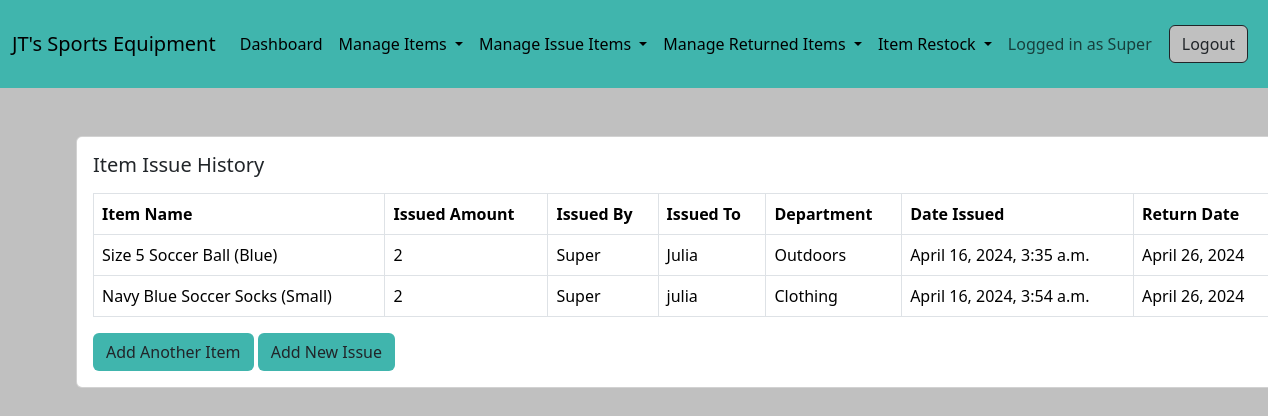
The app's page /store/issue-history/ (signed in) with its own data.
### store/models.py (models this page shows, shortened)
class ItemIssue(models.Model):
    department_choices = (
        ('Clothing','Clothing'),
        ('Food','Food'),
        ('Home','Home'),
        ('Outdoors','Outdoors'),
        ('Pet','Pet'),
        ('Security','Security'),
        ('Sports','Sports'),
        ('Tech','Tech'),
        ('Arts n Crafts','Arts n Crafts')
    )
    item = models.ForeignKey(Item, on_delete=models.CASCADE)
    amount = models.PositiveBigIntegerField()
    issued_by = models.ForeignKey(User, on_delete=models.CASCADE)
    issued_to = models.CharField(max_length=100)
    department = models.CharField(max_length=100, choices= department_choices)
    date_issued = models.DateTimeField(auto_now_add = True)
    date_return = models.DateField()

class Item(models.Model):
    item_name = models.CharField(max_length=100)
    item_amount = models.PositiveBigIntegerField()
    creator = models.ForeignKey(User, on_delete=models.CASCADE)
    date_created = models.DateTimeField(auto_now_add=True)
    original_amount = models.PositiveBigIntegerField(null=True, blank=True)
    def __str__(self):
        return self.item_name

### store/views.py (the view)
# urls.py: path('issue-history/', views.issue_history, name='issue-history'),
def issue_history(request):
    items = ItemIssue.objects.all().order_by('issued_by')
    context = {'items':items}
    return render(request, 'store/issue_history.html', context)

### templates/store/issue_history.html
{% extends 'base.html' %}
{% block content %}
<div class="card mx-auto" style="width: 76rem;" style="background-color:#C0C0C0;">
    <div class="card-body">
        <h5 class="card-title mb-3">Item Issue History </h5>
        <table class="table table-bordered">
            <thead>
                <tr>
                    <th scope="col">Item Name</th>
                    <th scope="col">Issued Amount</th>
                    <th scope="col">Issued By</th>
                    <th scope="col">Issued To</th>
                    <th scope="col">Department</th>
                    <th scope="col">Date Issued</th>
                    <th scope="col">Return Date</th>
                </tr>
            </thead>
            <tbody>
                {% for item in items%}
                <tr>
                    <td>{{item.item}}</td>
                    <td>{{item.amount}}</td>
                    <td>{{item.issued_by}}</td>
                    <td>{{item.issued_to}}</td>
                    <td>{{item.department}}</td>
                    <td>{{item.date_issued}}</td>
                    <td>{{item.date_return}}</td>
                </tr>
                {% endfor %}
            </tbody>
        </table>
    <a href="{% url 'add-item' %}" class="btn" style="background-color:#40B5AD" role="button">Add Another Item</a>
    <a href="{% url 'issue-item' %}" class="btn" style="background-color:#40B5AD" role="button">Add New Issue</a>
    </div>
</div>
{% endblock content %}

### templates/base.html (shortened to what this page needs)
<!doctype html>
<html lang="en">
<head>
    <link href="https://cdn.jsdelivr.net/npm/bootstrap@5.3.3/dist/css/bootstrap.min.css"
        rel="stylesheet">
</head>
<body style="background-color: #C0C0C0">
    <nav class="navbar navbar-light navbar-expand-lg py-4" style="background-color: #40B5AD;">
        <div class="container-fluid">
          <a class="navbar-brand" href="#">JT's Sports Equipment</a>
          <div class="collapse navbar-collapse" id="navbarSupportedContent">
            <ul class="navbar-nav me-auto mb-2 mb-lg-0">
              <li class="nav-item">
                <a class="nav-link active" aria-current="page" href="{% url 'dashboard' %}">Dashboard</a>
              </li>
              <li class="nav-item dropdown">
                <a class="nav-link dropdown-toggle active" href="#" role="button" data-bs-toggle="dropdown" aria-expanded="false">
                  Manage Items
                </a>
              </li>
              <li class="nav-item dropdown">
                <a class="nav-link dropdown-toggle active" href="#" role="button" data-bs-toggle="dropdown" aria-expanded="false">
                  Manage Issue Items
                </a>
              </li>
              <li class="nav-item dropdown">
                <a class="nav-link dropdown-toggle active" href="#" role="button" data-bs-toggle="dropdown" aria-expanded="false">
                  Manage Returned Items
                </a>
              </li>
              <li class="nav-item dropdown">
                <a class="nav-link dropdown-toggle active" href="#" role="button" data-bs-toggle="dropdown" aria-expanded="false">
                  Item Restock
                </a>
              </li>
              <li class="nav-item">
                <a class="nav-link" href='#'>Logged in as {{request.user.username}}</a>
              </li>
            </ul>
            <a href="{% url 'logout' %}" class="btn me-2 btn-md active" style="background-color:#C0C0C0">Logout</a>
          </div>
        </div>
    </nav>
    <div class="container mt-5">
        {% block content %}
        {% endblock content %}
    </div>
</body>
</html>

### records on screen
ItemIssue: item "Size 5 Soccer Ball (Blue)", amount "2", issued_by "Super", issued_to "Julia", department "Outdoors", date_issued "April 16, 2024, 3:35 a.m.", date_return "April 26, 2024"
ItemIssue: item "Navy Blue Soccer Socks (Small)", amount "2", issued_by "Super", issued_to "julia", department "Clothing", date_issued "April 16, 2024, 3:54 a.m.", date_return "April 26, 2024"

### other values on screen
{{ request.user.username }} "Super"
